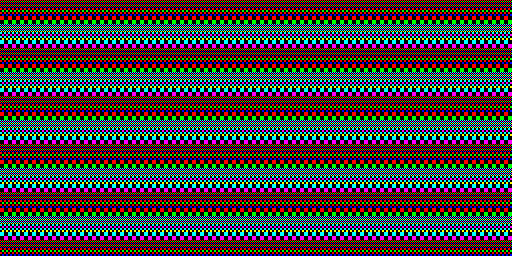

This is a level from a 2D game, rendered from its Tiled map with the project's own tilesets. A one-line summary and the complete map file follow:
An orthogonal 32x32 tile map with 16x8 px tiles, 1 tile layer (l0), 2 tilesets.

<map version="1.8" tiledversion="1.8.2" orientation="orthogonal" renderorder="right-down" width="32" height="32" tilewidth="16" tileheight="8" infinite="0" nextlayerid="2" nextobjectid="1">
 <tileset firstgid="1" source="16X82BPPT.BIN.0.tsx" />
 <tileset firstgid="5" source="16X82BPPT.BIN.1.tsx" />
 <layer id="1" name="l0" width="32" height="32">
  <data encoding="csv">
2,2,2,2,2,2,2,2,2,2,2,2,2,2,2,2,2,2,2,2,2,2,2,2,2,2,2,2,2,2,2,2,
3,3,3,3,3,3,3,3,3,3,3,3,3,3,3,3,3,3,3,3,3,3,3,3,3,3,3,3,3,3,3,3,
4,4,4,4,4,4,4,4,4,4,4,4,4,4,4,4,4,4,4,4,4,4,4,4,4,4,4,4,4,4,4,4,
6,6,6,6,6,6,6,6,6,6,6,6,6,6,6,6,6,6,6,6,6,6,6,6,6,6,6,6,6,6,6,6,
7,7,7,7,7,7,7,7,7,7,7,7,7,7,7,7,7,7,7,7,7,7,7,7,7,7,7,7,7,7,7,7,
8,8,8,8,8,8,8,8,8,8,8,8,8,8,8,8,8,8,8,8,8,8,8,8,8,8,8,8,8,8,8,8,
2,2,2,2,2,2,2,2,2,2,2,2,2,2,2,2,2,2,2,2,2,2,2,2,2,2,2,2,2,2,2,2,
3,3,3,3,3,3,3,3,3,3,3,3,3,3,3,3,3,3,3,3,3,3,3,3,3,3,3,3,3,3,3,3,
4,4,4,4,4,4,4,4,4,4,4,4,4,4,4,4,4,4,4,4,4,4,4,4,4,4,4,4,4,4,4,4,
6,6,6,6,6,6,6,6,6,6,6,6,6,6,6,6,6,6,6,6,6,6,6,6,6,6,6,6,6,6,6,6,
7,7,7,7,7,7,7,7,7,7,7,7,7,7,7,7,7,7,7,7,7,7,7,7,7,7,7,7,7,7,7,7,
8,8,8,8,8,8,8,8,8,8,8,8,8,8,8,8,8,8,8,8,8,8,8,8,8,8,8,8,8,8,8,8,
2,2,2,2,2,2,2,2,2,2,2,2,2,2,2,2,2,2,2,2,2,2,2,2,2,2,2,2,2,2,2,2,
3,3,3,3,3,3,3,3,3,3,3,3,3,3,3,3,3,3,3,3,3,3,3,3,3,3,3,3,3,3,3,3,
4,4,4,4,4,4,4,4,4,4,4,4,4,4,4,4,4,4,4,4,4,4,4,4,4,4,4,4,4,4,4,4,
6,6,6,6,6,6,6,6,6,6,6,6,6,6,6,6,6,6,6,6,6,6,6,6,6,6,6,6,6,6,6,6,
7,7,7,7,7,7,7,7,7,7,7,7,7,7,7,7,7,7,7,7,7,7,7,7,7,7,7,7,7,7,7,7,
8,8,8,8,8,8,8,8,8,8,8,8,8,8,8,8,8,8,8,8,8,8,8,8,8,8,8,8,8,8,8,8,
2,2,2,2,2,2,2,2,2,2,2,2,2,2,2,2,2,2,2,2,2,2,2,2,2,2,2,2,2,2,2,2,
3,3,3,3,3,3,3,3,3,3,3,3,3,3,3,3,3,3,3,3,3,3,3,3,3,3,3,3,3,3,3,3,
4,4,4,4,4,4,4,4,4,4,4,4,4,4,4,4,4,4,4,4,4,4,4,4,4,4,4,4,4,4,4,4,
6,6,6,6,6,6,6,6,6,6,6,6,6,6,6,6,6,6,6,6,6,6,6,6,6,6,6,6,6,6,6,6,
7,7,7,7,7,7,7,7,7,7,7,7,7,7,7,7,7,7,7,7,7,7,7,7,7,7,7,7,7,7,7,7,
8,8,8,8,8,8,8,8,8,8,8,8,8,8,8,8,8,8,8,8,8,8,8,8,8,8,8,8,8,8,8,8,
2,2,2,2,2,2,2,2,2,2,2,2,2,2,2,2,2,2,2,2,2,2,2,2,2,2,2,2,2,2,2,2,
3,3,3,3,3,3,3,3,3,3,3,3,3,3,3,3,3,3,3,3,3,3,3,3,3,3,3,3,3,3,3,3,
4,4,4,4,4,4,4,4,4,4,4,4,4,4,4,4,4,4,4,4,4,4,4,4,4,4,4,4,4,4,4,4,
6,6,6,6,6,6,6,6,6,6,6,6,6,6,6,6,6,6,6,6,6,6,6,6,6,6,6,6,6,6,6,6,
7,7,7,7,7,7,7,7,7,7,7,7,7,7,7,7,7,7,7,7,7,7,7,7,7,7,7,7,7,7,7,7,
8,8,8,8,8,8,8,8,8,8,8,8,8,8,8,8,8,8,8,8,8,8,8,8,8,8,8,8,8,8,8,8,
2,2,2,2,2,2,2,2,2,2,2,2,2,2,2,2,2,2,2,2,2,2,2,2,2,2,2,2,2,2,2,2,
3,3,3,3,3,3,3,3,3,3,3,3,3,3,3,3,3,3,3,3,3,3,3,3,3,3,3,3,3,3,3,3
</data>
 </layer>
</map>
